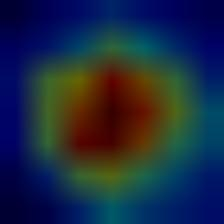

Here is the Python script that generated this plot:
import torch
from torchvision import models, transforms
from torch.autograd import Variable
from PIL import Image
import cv2
import numpy as np


def preprocess_image(img_path):
    transform = transforms.Compose([
        transforms.Resize((224, 224)),
        transforms.ToTensor(),
    ])
    img = Image.open(img_path)
    img = transform(img)
    img = Variable(img.unsqueeze(0))
    return img


def get_gradient_and_feature_map(img, model, target_layer):
    model.eval()

    def forward_hook(module, input, output):
        hooks['features'] = output

    def backward_hook(module, grad_input, grad_output):
        hooks['gradient'] = grad_output[0]

    hooks = {}
    hook_handles = []
    target_layer.register_forward_hook(forward_hook)
    target_layer.register_full_backward_hook(backward_hook)
    output = model(img)
    model.zero_grad()
    output[0, output.argmax()].backward()
    feature_map = hooks['features']
    gradient = hooks['gradient']
    return feature_map, gradient



def generate_gradcam(img, model, target_layer):
    feature_map, gradient = get_gradient_and_feature_map(img, model, target_layer)
    weights = torch.mean(gradient, dim=(2, 3), keepdim=True)
    cam = torch.sum(weights * feature_map, dim=1, keepdim=True)
    cam = torch.relu(cam)
    cam = cam - cam.min()
    cam = cam / cam.max()
    return cam


def apply_gradcam_on_image(img, mask):
    heatmap = cv2.applyColorMap(np.uint8(255 * mask.detach().squeeze().numpy()), cv2.COLORMAP_JET)
    heatmap = cv2.cvtColor(heatmap, cv2.COLOR_BGR2RGB)


    img_np = np.array(img.detach().squeeze().permute(1, 2, 0))

    heatmap_resized = cv2.resize(heatmap, (img_np.shape[1], img_np.shape[0]))

    superimposed_img = heatmap_resized * 0.4 + img_np * 0.6
    superimposed_img = np.clip(superimposed_img, 0, 255).astype(np.uint8)

    return superimposed_img


if __name__ == '__main__':
    img_path = 'image (41).JPG'
    model = models.resnet50(pretrained=True)
    target_layer = model.layer4[-1] 
    img = preprocess_image(img_path)
    mask = generate_gradcam(img, model, target_layer)
    result = apply_gradcam_on_image(img, mask)

    # Hiển thị ảnh gốc
    img_original = Image.open(img_path)
    img_original.show(title='Original Image')

    # Hiển thị và lưu ảnh sau khi áp dụng GradCAM
    result_image = Image.fromarray(result)
    result_image.show(title='GradCAM Result')

    # Lưu ảnh
    result_image.save('gradcam_mask.jpg')


